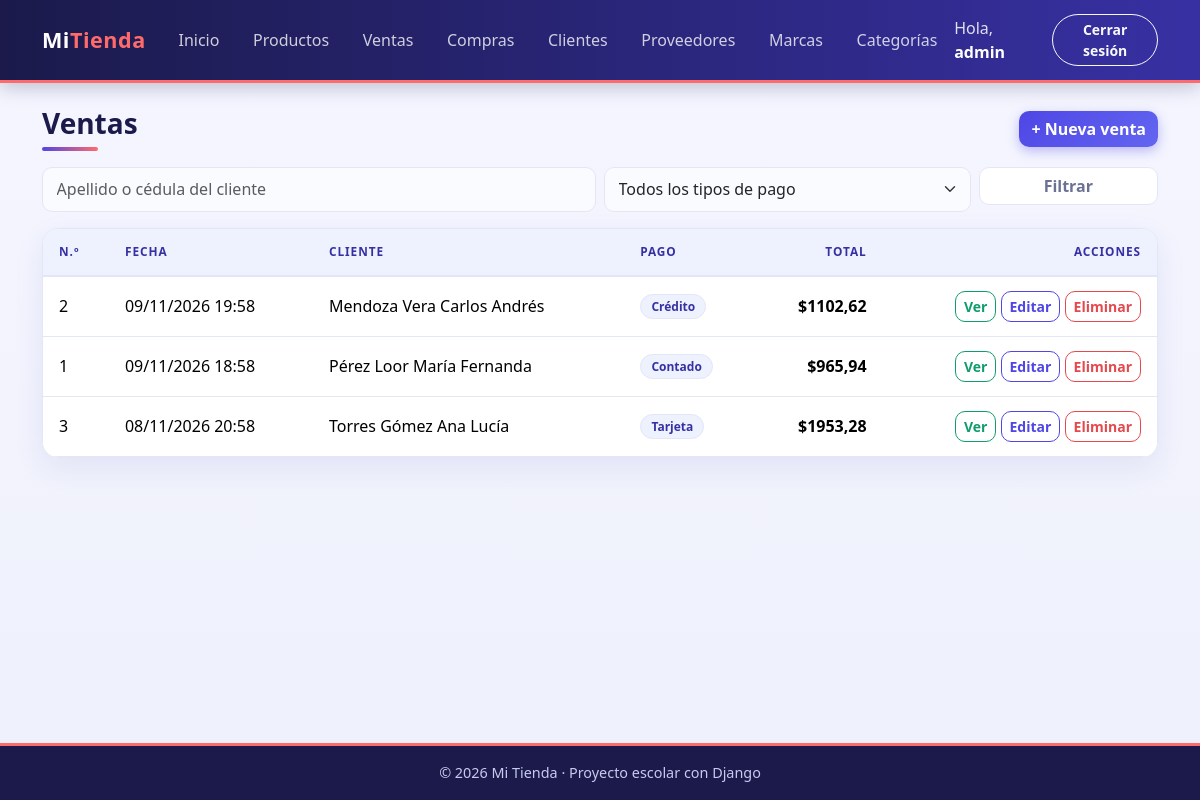
The page /facturacion/ventas/ (signed in) on the database its author committed.
### facturacion/models.py (models this page shows, shortened)
class ModeloBase(models.Model):
    user = models.ForeignKey(                    # 1:N con User: un usuario registra muchos registros
        User,
        on_delete=models.SET_NULL,               # Si borran al usuario, el registro se queda con user vacío
        null=True,                               # SET_NULL necesita que la columna acepte NULL
        blank=True,
        editable=False,                          # No aparece en formularios: lo llena la VISTA, no la persona
        related_name="%(class)s_registrados",    # %(class)s = nombre del modelo → user.producto_registrados
        verbose_name="Registrado por",
    )
    fecha_creacion = models.DateTimeField("Fecha de creación", auto_now_add=True)   # Se llena sola al CREAR
    fecha_modificacion = models.DateTimeField("Última modificación", auto_now=True) # Se actualiza sola en CADA save()
    class Meta:
        abstract = True                          # ← LA CLAVE: modelo "molde", sin tabla propia

class Venta(ModeloBase):
    cliente = models.ForeignKey(Cliente, on_delete=models.PROTECT, related_name="ventas")   # 1:N
    fecha_hora = models.DateTimeField("Fecha y hora", default=timezone.now)   # default: la hora actual, editable
    subtotal = models.DecimalField(max_digits=12, decimal_places=2, default=0, editable=False)
    iva = models.DecimalField("IVA", max_digits=12, decimal_places=2, default=0, editable=False)
    total = models.DecimalField(max_digits=12, decimal_places=2, default=0, editable=False)
    tipo_pago = models.CharField(
        "Tipo de pago",
        max_length=15,
        choices=TipoPago.choices,                # Solo acepta contado, credito, transferencia o tarjeta
        default=TipoPago.CONTADO,
    )
    class Meta:
        verbose_name = "Venta"
        verbose_name_plural = "Ventas"
        ordering = ["-fecha_hora"]               # La más reciente primero

class Cliente(ModeloBase):
    cedula = models.CharField("Cédula", max_length=10, unique=True)
    nombres = models.CharField(max_length=80)
    apellidos = models.CharField(max_length=80)
    email = models.EmailField("Correo", blank=True)
    telefono = models.CharField("Teléfono", max_length=15, blank=True)
    direccion = models.CharField("Dirección", max_length=200, blank=True)
    class Meta:
        verbose_name = "Cliente"
        verbose_name_plural = "Clientes"
        ordering = ["apellidos", "nombres"]
    def __str__(self):
        return f"{self.apellidos} {self.nombres}"

### facturacion/views.py (the view)
# urls.py: path("ventas/", views.VentaListView.as_view(), name="venta_lista"),
class VentaListView(LoginRequiredMixin, ListView):
    model = Venta
    template_name = "facturacion/venta_lista.html"
    context_object_name = "ventas"
    paginate_by = 10
    extra_context = {"titulo": "Ventas", "tipos_pago": TipoPago.choices}   # opciones para el filtro
    def get_queryset(self):
        ventas = super().get_queryset().select_related("cliente")   # trae el cliente en el mismo JOIN
        q = self.request.GET.get("q", "")
        tipo = self.request.GET.get("tipo_pago", "")
        if q:   # Q(...) | Q(...) = condición con OR: por apellido O por cédula
            ventas = ventas.filter(Q(cliente__apellidos__icontains=q) | Q(cliente__cedula__icontains=q))
        if tipo:
            ventas = ventas.filter(tipo_pago=tipo)
        return ventas
    def get_context_data(self, **kwargs):
        contexto = super().get_context_data(**kwargs)
        contexto["q"] = self.request.GET.get("q", "")
        contexto["tipo_pago"] = self.request.GET.get("tipo_pago", "")
        return contexto

### facturacion/templates/facturacion/venta_lista.html (shortened to what this page needs)
{% extends "base.html" %}
{% block contenido %}
<div class="d-flex justify-content-between align-items-center flex-wrap gap-2 mb-3">
    <h1 class="h3 titulo-pagina m-0">{{ titulo }}</h1>
    <a href="{% url 'facturacion:venta_crear' %}" class="btn btn-principal">+ Nueva venta</a>
</div>
<form method="get" class="row g-2 mb-3">
    <div class="col-md-6"><input type="text" name="q" value="{{ q }}" class="form-control" placeholder="Apellido o cédula del cliente"></div>
    <div class="col-md-4">
        <select name="tipo_pago" class="form-select">
            <option value="">Todos los tipos de pago</option>
        </select>
    </div>
    <div class="col-md-2"><button type="submit" class="btn btn-outline-secondary w-100">Filtrar</button></div>
</form>
<div class="tarjeta p-0 table-responsive">
    <table class="table table-hover align-middle m-0">
        <thead>
            <tr><th>N.º</th><th>Fecha</th><th>Cliente</th><th>Pago</th><th class="text-end">Total</th><th class="text-end">Acciones</th></tr>
        </thead>
        <tbody>
            {% for venta in ventas %}
            <tr>
                <td>{{ venta.pk }}</td>
                <td>{{ venta.fecha_hora|date:"d/m/Y H:i" }}</td>
                <td>{{ venta.cliente }}</td>
                <td><span class="badge bg-light text-dark border">{{ venta.get_tipo_pago_display }}</span></td>
                <td class="text-end fw-semibold">${{ venta.total }}</td>
                <td class="text-end text-nowrap">
                    <a href="{% url 'facturacion:venta_detalle' venta.pk %}" class="btn btn-sm btn-outline-success">Ver</a>
                    <a href="{% url 'facturacion:venta_editar' venta.pk %}" class="btn btn-sm btn-outline-primary">Editar</a>
                    <a href="{% url 'facturacion:venta_eliminar' venta.pk %}" class="btn btn-sm btn-outline-danger">Eliminar</a>
                </td>
            </tr>
            {% empty %}
            <tr><td colspan="6" class="text-center text-muted py-4">No hay ventas.</td></tr>
            {% endfor %}
        </tbody>
    </table>
</div>
{% endblock %}

### templates/base.html (shortened to what this page needs)
{% load static %}
<!DOCTYPE html>
<html lang="es">
<head>
    <link href="https://cdn.jsdelivr.net/npm/bootstrap@5.3.3/dist/css/bootstrap.min.css" rel="stylesheet">
    <link rel="stylesheet" href="{% static 'css/estilos.css' %}">
</head>
<body>
    <nav class="navbar navbar-expand-lg navbar-dark barra">
        <div class="container">
            <a class="navbar-brand fw-bold" href="{% url 'home' %}">Mi<span class="text-warning">Tienda</span></a>
            <div class="collapse navbar-collapse" id="menu">
                <ul class="navbar-nav me-auto">
                    <li class="nav-item"><a class="nav-link" href="{% url 'home' %}">Inicio</a></li>
                    {% if user.is_authenticated %}
                        <li class="nav-item"><a class="nav-link" href="{% url 'facturacion:producto_lista' %}">Productos</a></li>
                        <li class="nav-item"><a class="nav-link" href="{% url 'facturacion:venta_lista' %}">Ventas</a></li>
                        <li class="nav-item"><a class="nav-link" href="{% url 'facturacion:compra_lista' %}">Compras</a></li>
                        <li class="nav-item"><a class="nav-link" href="{% url 'facturacion:cliente_lista' %}">Clientes</a></li>
                        <li class="nav-item"><a class="nav-link" href="{% url 'facturacion:proveedor_lista' %}">Proveedores</a></li>
                        <li class="nav-item"><a class="nav-link" href="{% url 'facturacion:marca_lista' %}">Marcas</a></li>
                        <li class="nav-item"><a class="nav-link" href="{% url 'facturacion:categoria_lista' %}">Categorías</a></li>
                    {% endif %}
                </ul>
                <ul class="navbar-nav align-items-lg-center gap-2">
                    {% if user.is_authenticated %}
                        <li class="nav-item navbar-text">Hola, <a href="{% url 'facturacion:mi_perfil' %}" class="text-white fw-bold text-decoration-none">{{ user.username }}</a></li>
                        <li class="nav-item">
                            <form method="post" action="{% url 'logout' %}" class="m-0">
                                <button type="submit" class="btn btn-sm btn-outline-light">Cerrar sesión</button>
                            </form>
                        </li>
                    {% else %}
                        <li class="nav-item"><a class="nav-link" href="{% url 'login' %}">Ingresar</a></li>
                        <li class="nav-item"><a class="btn btn-sm btn-warning" href="{% url 'registro' %}">Crear cuenta</a></li>
                    {% endif %}
                </ul>
            </div>
        </div>
    </nav>
    <main class="container py-4">
        {% block contenido %}{% endblock %}
    </main>
    <footer class="pie text-center py-3">© 2026 Mi Tienda · Proyecto escolar con Django</footer>
</body>
</html>

### static/css/estilos.css (style rules this page uses)
:root { --indigo-900: #1b1a4b; --indigo-700: #3730a3; --indigo-600: #4f46e5; --indigo-500: #6366f1; --indigo-50: #eef2ff; --coral: #ff6b6b; --texto: #1f2340; --texto-suave:#6b7194; --borde: #e3e6f5; --radio: 16px; }
body { font-family: "Segoe UI", system-ui, -apple-system, Roboto, "Helvetica Neue", Arial, sans-serif; color: var(--texto); background: linear-gradient(180deg, #f5f6ff 0%, #eef0fb 100%); background-attachment: fixed; min-height: 100vh; display: flex; flex-direction: column; }
main { flex: 1; }
.barra { background: linear-gradient(90deg, var(--indigo-900), var(--indigo-700)); box-shadow: 0 4px 18px rgba(27, 26, 75, .25); border-bottom: 3px solid var(--coral); }
.barra .navbar-brand { letter-spacing: .5px; font-size: 1.35rem; }
.barra .text-warning { color: var(--coral) !important; }
.barra .nav-link { color: rgba(255, 255, 255, .78); border-radius: 999px; padding: .4rem .95rem !important; margin: 0 .1rem; transition: background-color .2s, color .2s; }
.barra .btn-outline-light { border-radius: 999px; }
.titulo-pagina { position: relative; padding-bottom: 10px; font-weight: 700; color: var(--indigo-900); }
.titulo-pagina::after { content: ""; position: absolute; left: 0; bottom: 0; width: 56px; height: 4px; border-radius: 4px; background: linear-gradient(90deg, var(--indigo-600), var(--coral)); }
.tarjeta { background-color: #fff; border: 1px solid var(--borde); border-radius: var(--radio); padding: 28px; box-shadow: 0 10px 30px rgba(55, 48, 163, .08); }
.tarjeta.p-0 { overflow: hidden; }
.table { --bs-table-hover-bg: var(--indigo-50); }
.table thead th { background-color: var(--indigo-50); color: var(--indigo-700); text-transform: uppercase; font-size: .74rem; letter-spacing: .08em; font-weight: 700; border-bottom: 2px solid var(--borde); padding: 14px 16px; }
.table tbody td { padding: 14px 16px; border-color: var(--borde); }
.btn { border-radius: 10px; font-weight: 600; transition: all .2s ease; }
.btn-principal { background: linear-gradient(135deg, var(--indigo-600), var(--indigo-500)); color: #fff; border: 0; box-shadow: 0 4px 12px rgba(79, 70, 229, .35); }
.btn-outline-primary { color: var(--indigo-600); border-color: var(--indigo-600); }
.btn-outline-secondary { color: var(--texto-suave); border-color: var(--borde); background: #fff; }
.form-control, .form-select { border: 1.5px solid var(--borde); border-radius: 10px; padding: .6rem .85rem; background-color: #fafbff; }
.badge { border-radius: 999px; padding: .45em .85em; font-weight: 600; }
.pie { background: var(--indigo-900); color: #c7caf0; font-size: .9rem; border-top: 3px solid var(--coral); }
.barra .navbar-text { color: rgba(255, 255, 255, .85); }
.btn-outline-success { color: #0f9d6e; border-color: #0f9d6e; }
.btn-outline-danger { color: #e5484d; border-color: #e5484d; }
.badge.bg-light.text-dark { background-color: var(--indigo-50) !important; color: var(--indigo-700) !important; border-color: var(--borde) !important; }

### rows shown on the page
Venta: pk "2", fecha_hora "09/11/2026 19:58", cliente "Mendoza Vera Carlos Andrés", tipo_pago "Crédito", total "1102,62"
Venta: pk "1", fecha_hora "09/11/2026 18:58", cliente "Pérez Loor María Fernanda", tipo_pago "Contado", total "965,94"
Venta: pk "3", fecha_hora "08/11/2026 20:58", cliente "Torres Gómez Ana Lucía", tipo_pago "Tarjeta", total "1953,28"

### other values the page prints
{{ user.username }} "admin"
{{ titulo }} "Ventas"
